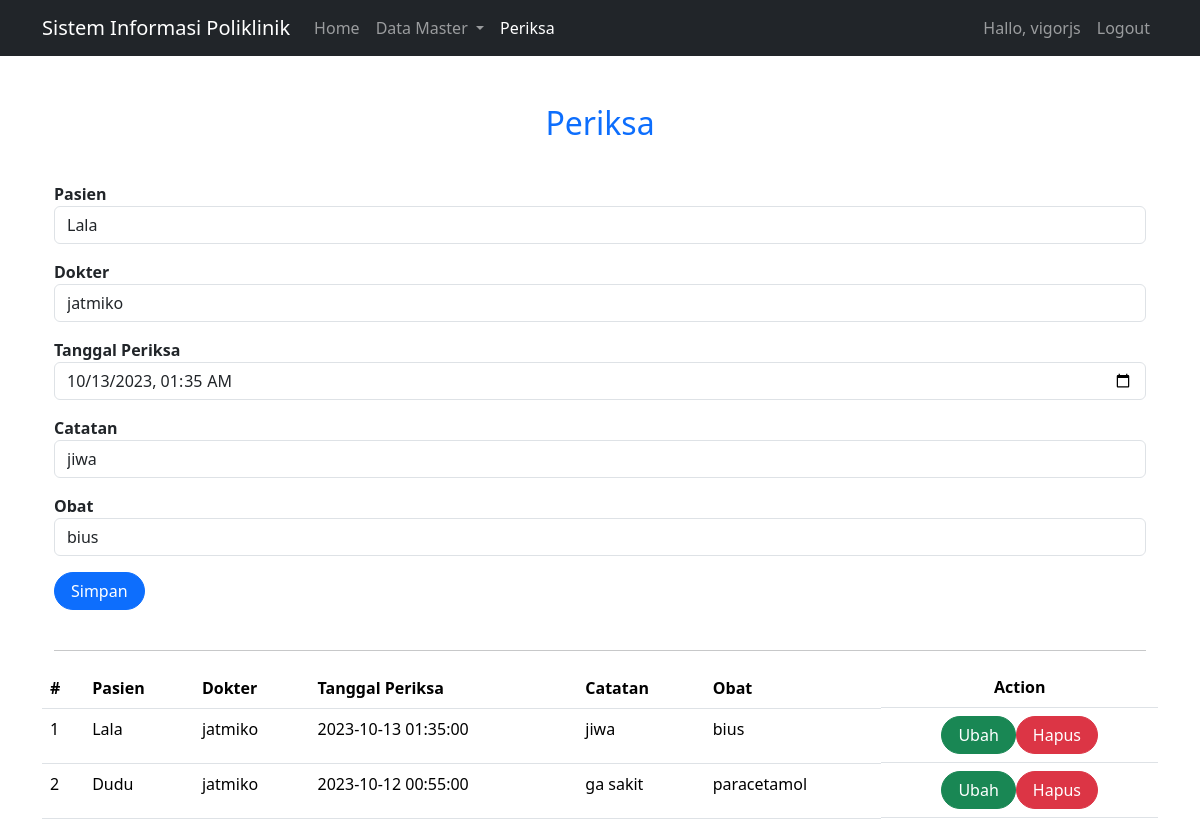
The app's page /index.php?page=periksa&id=4 (signed in) with its own data.
### tables this page shows
CREATE TABLE `user` (
  `id` int NOT NULL,
  `username` varchar(100) NOT NULL,
  `password` varchar(100) NOT NULL
);

CREATE TABLE `periksa` (
  `id` int NOT NULL,
  `id_pasien` int DEFAULT NULL,
  `id_dokter` int UNSIGNED DEFAULT NULL,
  `tgl_periksa` datetime DEFAULT NULL,
  `catatan` text,
  `obat` varchar(100) DEFAULT NULL
);

CREATE TABLE `pasien` (
  `id` int NOT NULL,
  `nama` varchar(255) NOT NULL,
  `alamat` varchar(255) NOT NULL,
  `no_hp` varchar(255) NOT NULL
);

CREATE TABLE `dokter` (
  `id` int UNSIGNED NOT NULL,
  `nama` varchar(255) DEFAULT NULL,
  `alamat` varchar(255) DEFAULT NULL,
  `no_hp` varchar(50) DEFAULT NULL
);

### periksa.php (the view, shortened to what this page needs)
<div class="container">
    <div class="form-periksa">
        <form class="form row" method="POST" action="" name="myForm" onsubmit="return(validate());">
            <?php
            if (isset($_GET['id'])) {
                $id_periksa = $_GET['id'];
                $ambil_data_periksa = mysqli_query($mysqli, "SELECT * FROM periksa WHERE id = '$id_periksa'");
                $data_periksa = mysqli_fetch_assoc($ambil_data_periksa);
                $id_pasien2 = $data_periksa['id_pasien'];
                $id_dokter2 = $data_periksa['id_dokter'];
                $tgl_periksa2 = $data_periksa['tgl_periksa'];
                $catatan2 = $data_periksa['catatan'];
                $obat2 = $data_periksa['obat'];
            ?>
            <?php
            }
            ?>
            <div class="col mt-3">
                <div class="form-input mt-3">
                    <label for="pasien" class="sr-only fw-bold">Pasien</label>
                    <select class="form-control" name="pasien">
                        <?php
                        $pasien = mysqli_query($mysqli, "SELECT * FROM pasien");
                        while ($data = mysqli_fetch_array($pasien)) {
                            if (!isset($_GET['id'])) {
                                $selected = ($data['id'] == $id_pasien) ? 'selected="selected"' : '';
                        ?>
                                <option value="<?php echo $data['id'] ?>" <?php echo $selected ?>><?php echo $data['nama'] ?>
                                </option>
                            <?php
                            } else {
                                $selected = ($data['id'] == $id_pasien2) ? 'selected="selected"' : '';
                            ?>
                                <option value="<?php echo $id_pasien2 ?>" <?php echo $selected ?>><?php echo $data['nama'] ?>
                                </option>
                        <?php
                            }
                        }
                        ?>
                    </select>
                </div>
                <div class="form-input mt-3">
                    <label for="dokter" class="sr-only fw-bold">Dokter</label>
                    <select class="form-control" name="dokter">
                        <?php
                        $dokter = mysqli_query($mysqli, "SELECT * FROM dokter");
                        while ($data = mysqli_fetch_array($dokter)) {
                            if (!isset($_GET['id'])) {
                                $selected = ($data['id'] == $id_dokter) ? 'selected="selected"' : '';
                        ?>
                                <option value="<?php echo $data['id'] ?>" <?php echo $selected ?>><?php echo $data['nama'] ?>
                                </option>
                            <?php
                            } else {
                                $selected = ($data['id'] == $id_dokter2) ? 'selected="selected"' : '';
                            ?>
                                <option value="<?php echo $id_dokter2 ?>" <?php echo $selected ?>><?php echo $data['nama'] ?>
                                </option>
                        <?php
                            }
                        }
                        ?>
                    </select>
                </div>
                <div class="form-input mt-3">
                    <label for="tgl_periksa" class="fw-bold">
                        Tanggal Periksa
                    </label>
                    <input type="datetime-local" class="form-control" name="tgl_periksa" id="tgl_periksa" placeholder="Tanggal Periksa" value="<?php echo isset($tgl_periksa2) ? $tgl_periksa2 : ''; ?>">
                </div>
                <div class="form-input mt-3">
                    <label for="catatan" class="fw-bold">
                        Catatan
                    </label>
                    <input type="text" class="form-control" name="catatan" id="catatan" placeholder="Catatan" value="<?php echo isset($catatan2) ? $catatan2 : ''; ?>">
                </div>
                <div class="form-input mt-3">
                    <label for="obat" class="fw-bold">
                        Obat
                    </label>
                    <input type="text" class="form-control" name="obat" id="obat" placeholder="Obat" value="<?php echo isset($obat2) ? $obat2 : ''; ?>">
                </div>
                <button type="submit" class="btn btn-primary rounded-pill px-3 mt-3" name="simpan">Simpan</button>
            </div>
        </form>
        <br>
        <hr>
    </div>
</div>
<div class="table-periksa mt-3">
    <table class="table table-responsive">
        <thead class="thead-dark">
            <tr>
                <th scope="col">#</th>
                <th scope="col">Pasien</th>
                <th scope="col">Dokter</th>
                <th scope="col">Tanggal Periksa</th>
                <th scope="col">Catatan</th>
                <th scope="col">Obat</th>
                <th class="d-flex justify-content-center">Action</th>
            </tr>
        </thead>
        <tbody>
            <?php
            $result = mysqli_query($mysqli, "SELECT pr.*,d.nama as 'nama_dokter', p.nama as 'nama_pasien' FROM periksa pr LEFT JOIN dokter d ON (pr.id_dokter=d.id) LEFT JOIN pasien p ON (pr.id_pasien=p.id) ORDER BY pr.tgl_periksa DESC");
            $no = 1;
            while ($data = mysqli_fetch_array($result)) {
            ?>
                <tr>
                    <td><?php echo $no++ ?></td>
                    <td><?php echo $data['nama_pasien'] ?></td>
                    <td><?php echo $data['nama_dokter'] ?></td>
                    <td><?php echo $data['tgl_periksa'] ?></td>
                    <td><?php echo $data['catatan'] ?></td>
                    <td><?php echo $data['obat'] ?></td>
                    <td class="d-flex justify-content-center">
                        <a class="btn btn-success rounded-pill px-3" href="index.php?page=periksa&id=<?php echo $data['id'] ?>">
                            Ubah</a>
                        <a class="btn btn-danger rounded-pill px-3" href="index.php?page=periksa&id=<?php echo $data['id'] ?>&aksi=hapus">Hapus</a>
                    </td>
                </tr>
            <?php
            }
            ?>
        </tbody>
    </table>
</div>

### index.php (shortened to what this page needs)
<?php
require_once "conn.php";
if (isset($_SESSION['user_id'])) {
    $user_logged = mysqli_fetch_array((mysqli_query($mysqli, "SELECT * FROM user WHERE id='$_SESSION[user_id]'")));
}
?>
<!DOCTYPE html>
<html lang="en">
<head>
    <link rel="stylesheet" href="css/bootstrap.min.css">
    <link rel="stylesheet" href="https://cdn.jsdelivr.net/npm/sweetalert2@11.9.0/dist/sweetalert2.min.css">
</head>
<body>
    <header>
        <nav class="navbar navbar-expand-lg  navbar-dark bg-dark">
            <div class="container container-fluid">
                <a class="navbar-brand" href="#">
                    Sistem Informasi Poliklinik
                </a>
                <div class="collapse navbar-collapse" id="navbarNavDropdown">
                    <ul class="navbar-nav">
                        <li class="nav-item">
                            <a class="nav-link <?= (!isset($_GET['page'])) ? 'active' : '' ?>" aria-current="page" href="index.php">
                                Home
                            </a>
                        </li>
                        <li class="nav-item dropdown">
                            <a class="nav-link dropdown-toggle <?= (isset($_GET['page']) && ($_GET['page'] == 'pasien' || $_GET['page'] == 'dokter')) ? 'active' : '' ?>" href="#" id="navbarDropdown" role="button" data-bs-toggle="dropdown" aria-expanded="false">
                                Data Master
                            </a>
                        </li>
                        <li class="nav-item">
                            <a class="nav-link <?= (isset($_GET['page']) && $_GET['page'] == 'periksa') ? 'active' : '' ?>" href="index.php?page=periksa">
                                Periksa
                            </a>
                        </li>
                    </ul>
                </div>
                <ul class="nav navbar-nav navbar-right">
                    <?php if (!isset($_SESSION['log'])) { ?>
                        <li class="nav-item"><a class="nav-link <?= (isset($_GET['page']) && $_GET['page'] == 'register') ? 'active' : '' ?>" href="index.php?page=register"><svg xmlns="http://www.w3.org/2000/svg" width="16" height="16" fill="currentColor" class="bi bi-person-fill-add" viewBox="0 0 16 16">
                                    <path d="M12.5 16a3.5 3.5 0 1 0 0-7 3.5 3.5 0 0 0 0 7Zm.5-5v1h1a.5.5 0 0 1 0 1h-1v1a.5.5 0 0 1-1 0v-1h-1a.5.5 0 0 1 0-1h1v-1a.5.5 0 0 1 1 0Zm-2-6a3 3 0 1 1-6 0 3 3 0 0 1 6 0Z" />
                                    <path d="M2 13c0 1 1 1 1 1h5.256A4.493 4.493 0 0 1 8 12.5a4.49 4.49 0 0 1 1.544-3.393C9.077 9.038 8.564 9 8 9c-5 0-6 3-6 4Z" />
                                </svg> Sign Up</a></li>
                        <li class="nav-item"><a class="nav-link <?= (isset($_GET['page']) && $_GET['page'] == 'login') ? 'active' : '' ?>" href="index.php?page=login"><svg xmlns="http://www.w3.org/2000/svg" width="16" height="16" fill="currentColor" class="bi bi-box-arrow-in-right" viewBox="0 0 16 16">
                                    <path fill-rule="evenodd" d="M6 3.5a.5.5 0 0 1 .5-.5h8a.5.5 0 0 1 .5.5v9a.5.5 0 0 1-.5.5h-8a.5.5 0 0 1-.5-.5v-2a.5.5 0 0 0-1 0v2A1.5 1.5 0 0 0 6.5 14h8a1.5 1.5 0 0 0 1.5-1.5v-9A1.5 1.5 0 0 0 14.5 2h-8A1.5 1.5 0 0 0 5 3.5v2a.5.5 0 0 0 1 0v-2z" />
                                    <path fill-rule="evenodd" d="M11.854 8.354a.5.5 0 0 0 0-.708l-3-3a.5.5 0 1 0-.708.708L10.293 7.5H1.5a.5.5 0 0 0 0 1h8.793l-2.147 2.146a.5.5 0 0 0 .708.708l3-3z" />
                                </svg> Login</a></li>
                    <?php } else { ?>
                        <li class="nav-item">
                            <span class="nav-link">Hallo, <?= $user_logged['username'] ?></span>
                        </li>
                        <li class="nav-item"><a class="nav-link" href="logout.php">Logout</a></li>
                    <?php } ?>
                </ul>
            </div>
        </nav>
    </header>
    <main role="main" class="container">
        <?php
        if (isset($_GET['page'])) {
            $page = $_GET['page'];
            if (isset($_SESSION['log'])) {
        ?>
                <h2 class="text-primary mt-5 d-flex justify-content-center"><?php echo ucwords($_GET['page']) ?></h2>
                <?php
                include($page . ".php");
            }
        } else {
            echo "Selamat Datang di Sistem Informasi Poliklinik";
        }
        ?>
    </main>
</body>
</html>

### records on screen
user: username "vigorjs"
periksa: tgl_periksa "10/13/2023 01:35", catatan "jiwa", obat "bius", id_pasien.nama "Lala", id_dokter.nama "jatmiko", tgl_periksa "2023-10-13 01:35:00"
periksa: id_pasien.nama "Dudu", id_dokter.nama "jatmiko", tgl_periksa "2023-10-12 00:55:00", catatan "ga sakit", obat "paracetamol"

### other values on screen
$_GET['page'] "Periksa"
form field pasien "Lala"
form field dokter "jatmiko"
